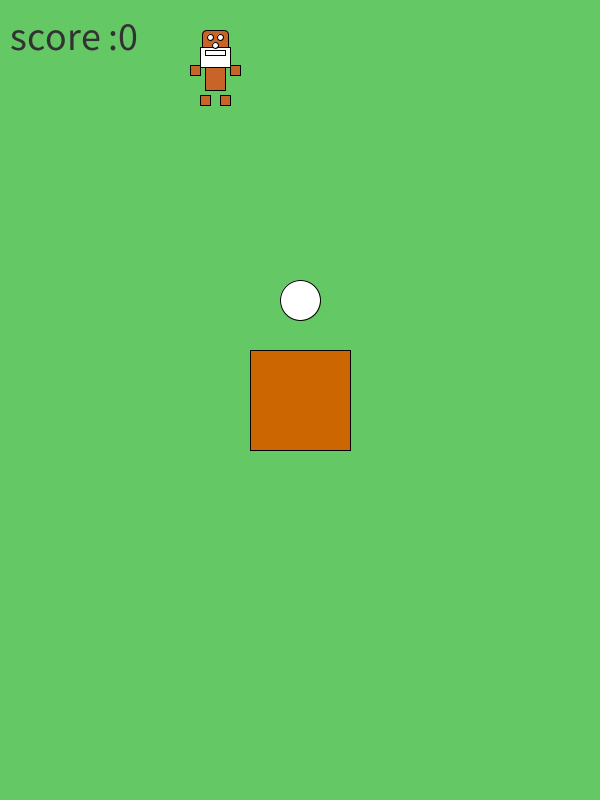
Frame 1 (no input)
Frame 60 (the mouse pressed at the canvas centre just before this capture): identical to frame 1, image omitted
Frame 120 (the mouse held since frame 60 and released just before this capture): identical to frame 1, image omitted

The Processing sketch that drew this single still picture (run headless with seeded random() and noise(); from frame 60 on, the mouse is pressed at the canvas centre):

// Processing sketch: processing_119923
// ── processing_119923.pde

//25/10/2013 Ross Mckechnie boxman
int x = 215;
int y = 45;
int ballx = 300; //ball current loction x
int bally = 300; //ball current loction y
int score = 0; // Its the score
int ballspawn = 1; // spawn loction number
int spawnloctionx = 80; //spawn loction of ball x 
int spawnloctiony = 80; //spawn loction of ball y
int rfootx = +5; // right foot spawn loction in relation to int x
int lfootx = -15; // left foot spawn 
int rfooty = +50;
int lfooty = +50;

void setup() {
  size (600,800);
}



void draw()

{   background(100,200,100);
  if (keyPressed && (key == CODED))
  {
  if (keyCode == LEFT) {
    x--; x--; rfootx--; lfootx++; lfooty = +50; rfooty = +46;
  }else if (keyCode == RIGHT) {
    // If it's the right arrow
    x++; x++; rfootx++; lfootx--; lfooty = +50; rfooty = +46;
  }else if (keyCode == UP) {
    y--; y--; rfooty--; lfooty++; lfootx = -15; rfootx = +5;
  }else if (keyCode == DOWN) {
    y++; y++; rfooty--; lfooty++; lfootx = -15; rfootx = +5;
    }
  }
    if (rfooty > +61) // when foots y axis reaches 61 from boxman int y it will be set back to 45
  {rfooty=+45;}
  
  if (rfooty < +44)
  {rfooty=+60;}
  
    if (lfooty < +44)
  {lfooty=+60;}
  
      if (lfooty > +61)
  {lfooty=+45;}
  
  
  if (rfootx > +6)
  {rfootx=-15;}
  
  if (rfootx < -16)
  {rfootx=+5;}
  
    if (lfootx < -16)
  {lfootx=+5;}
  
      if (lfootx > +6)
  {lfootx=-15;}
  
   if (y > 802)
   {y=-1;} // when boxman goes over off the bottem of the window he will teleport to -1
   
   if (bally > 802)
   {bally=-1;}
   
   if (x > 602)
   {x=-1;}
   
   if (ballx > 602)
   {ballx=-1;}
   
      if (y < -2) // if boxman walks off to the top of the window he will be reset on bottom
   {y=801;}
   
   if (bally < -2) // same goes for the ball
   {bally=801;}
   
   if (x < -2) 
   {x=601;}
   
   if (ballx < -2)
   {ballx=601;}
  
  // if ball is near ball loccation will be tyed to dude loction
 if ((y > bally-20) && (y < bally+20) && (x > ballx-20) && (x < ballx+20)) {
   bally=y+10; ballx=x;}

   // if the ball is in centrebox the ball will spawn in ball spawn 1
  if ((ballx > 250) && (bally > 350) && (ballx < 350) && (bally < 450)) {
  bally=spawnloctiony; ballx=spawnloctionx; score += 100; ballspawn += 1;}

 if (ballspawn == 2)
 {spawnloctionx = 400; } // changes ball spawn loction
 
  if (ballspawn == 3)
 {spawnloctiony = 700; }
 
   if (ballspawn == 4)
 {spawnloctionx = 80; }
 
   if (ballspawn == 5)
 {spawnloctiony = 80; ballspawn = 1;  } // resets to first loction
 
 
  
fill(50);
textSize(40);
   text("score :" +score, 10, 50); // scoreboard
   
fill(204, 102, 0);
rect(250,350,100,100); //drop point for ball centrebox

fill(200,100,40);        // head and body
rect(x-25,y+20,10,10);   // arms
rect(x+15,y+20,10,10);   // arms
rect(x+lfootx,y+lfooty,10,10);   // left foot
rect(x+rfootx,y+rfooty,10,10);    // right foot
rect(x-10,y+5,20,40);    // body
rect(x-13,y-15,26,30,5); // head
fill(255);               
ellipse(x-5,y-8,6,6);    // left eye
ellipse(x+5,y-8,6,6);    // right eye
rect(x-15,y+2,30,20);    //beard
ellipse(x,y,6,6);        // nose
rect(x-10,y+5,20,5);     // mouth

fill(255);
ellipse(ballx,bally,40,40); // this is the ball
}
